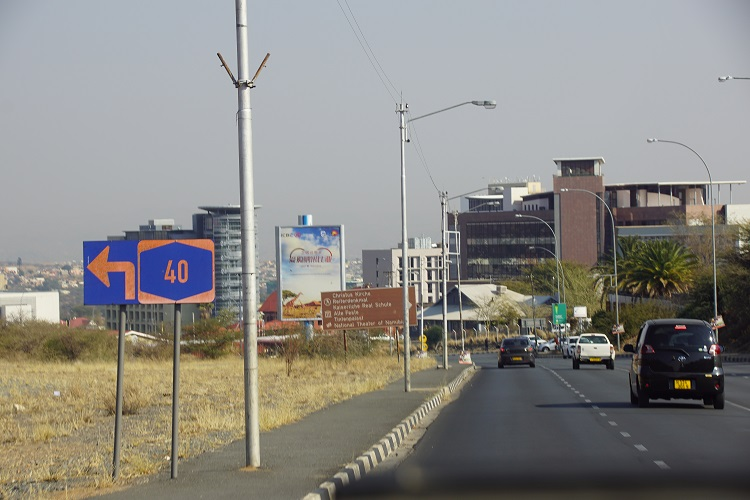
#> input picture StreetInNamibia2.jpg, 750 x 500 px
$ python harriscorner.py
#> lines starting #> are read from the running program, lines starting #| are printed output that depends on the picture; after the words box and inside, x2 and y2 are one past the last pixel; in counts of white or black regions, pixels touching at a corner belong together
import cv2
import numpy as np
from matplotlib import pyplot as plt

# Bild einlesen
image = cv2.imread('StreetInNamibia2.jpg')
#> image is the input picture: shape (500, 750, 3); mean B, G, R 131.9, 136.5, 138.4
# Das Bild in Graustufen konvertieren
operatedImage = cv2.cvtColor(image, cv2.COLOR_BGR2GRAY)
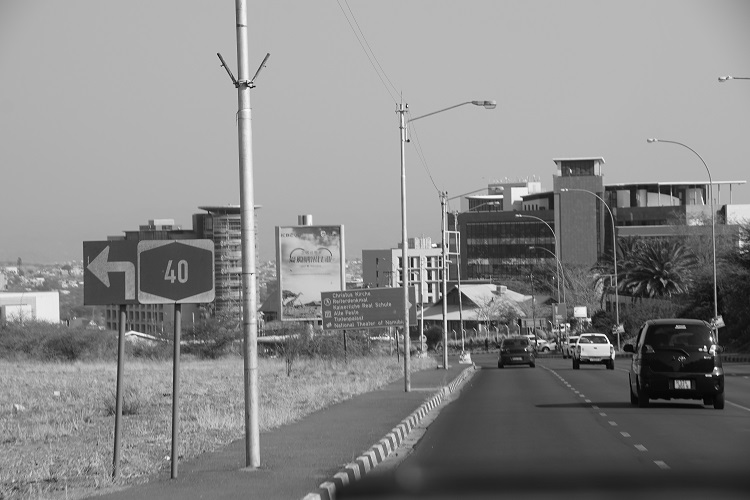
#> operatedImage: shape (500, 750); min 0, max 255, mean 136.5
# Datentyp modifizieren. auf 32bit floating point setzen.
operatedImage = np.float32(operatedImage)
# den Algorithmus auf das Bild anwenden
dest = cv2.cornerHarris(operatedImage, 2, 3, 0.01)
dest = cv2.dilate(dest, None)
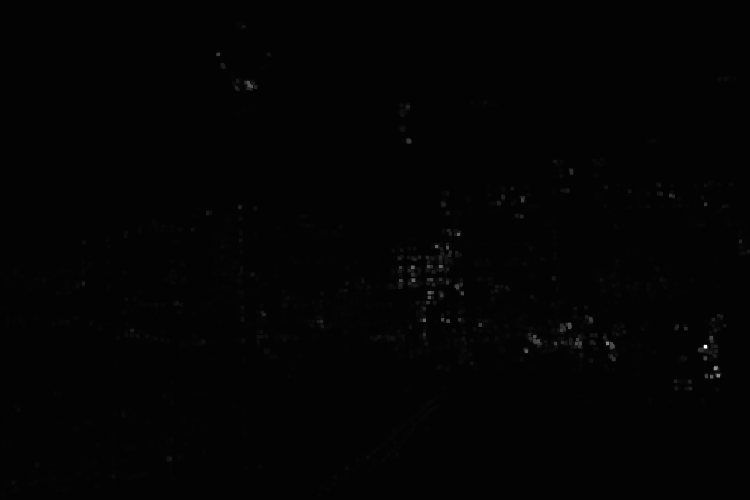
#> dest: shape (500, 750) float32; min -3551694.2, max 242001808, mean 453786.8; drawn with min black and max white
# Das Bild in seine Ursprungsdarstellung überführen
# Grenzwert festlegen und Punkte markieren
thresh=0.01 * dest.max()
#> thresh = 2420018.1
image[dest > thresh]=[0, 0, 255]
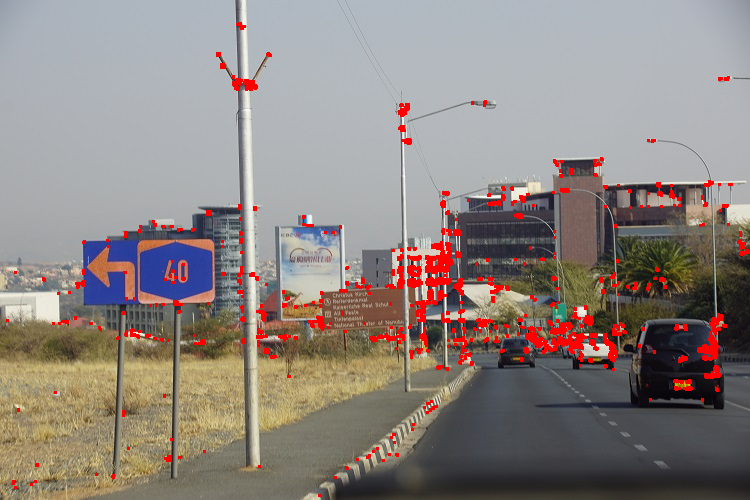
#> image: shape (500, 750, 3); 3.02% of pixels changed, all inside (x1, y1, x2, y2) = (6, 22, 750, 497)
# Das Bild mit detektierten Ecken anzeigen
plt.figure("Harris-Detector")
plt.imshow(cv2.cvtColor(image, cv2.COLOR_BGR2RGB)), plt.title("Harris-Detektor - Beispiel 2")
plt.show()
# Speicher wieder freigeben
if cv2.waitKey(0) & 0xff == 27:
#> (key Esc is pressed here)
    cv2.destroyAllWindows()
